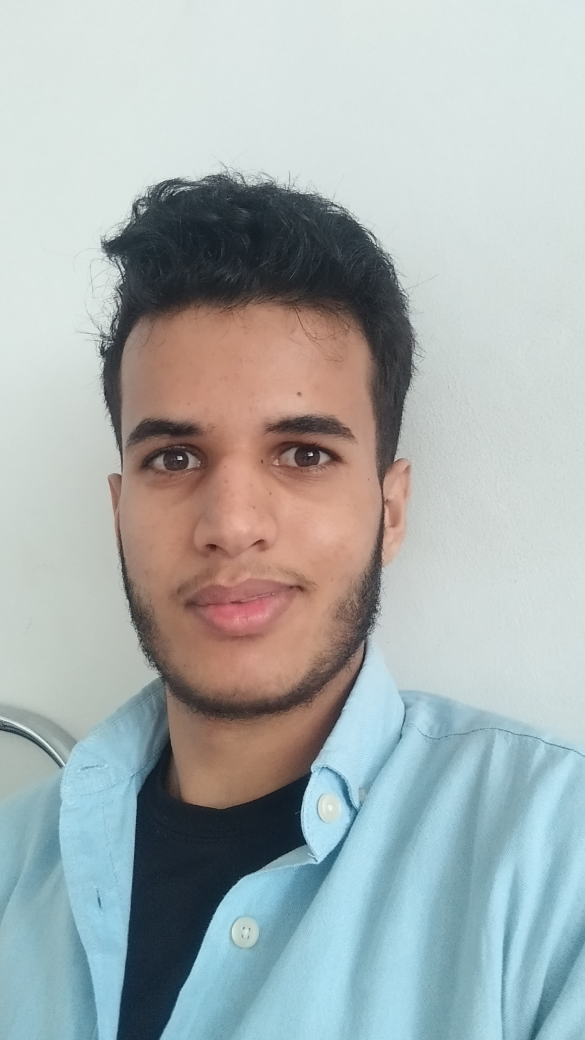
#> input picture PCD/3. Basic Operations on Digital Images/mypic.jpg, 2340 x 4160 px (shown at 1/4 size)
$ python image_processing.py
#> lines starting #> are read from the running program, lines starting #| are printed output that depends on the picture
# Import necessary libraries
import cv2
import numpy as np
import matplotlib.pyplot as plt

# Step 1: Load the image from your local directory
image_path = 'mypic.jpg'  # Your local image file
image = cv2.imread(image_path)
#> image is the input picture: shape (4160, 2340, 3); mean B, G, R 175.9, 176, 167.7

# Check if the image was loaded successfully
if image is None:
    print("Error: Image not found. Make sure 'mypic.jpg' is in the same folder as this script.")
    exit()

# Convert the image from BGR (OpenCV default) to RGB
image_rgb = cv2.cvtColor(image, cv2.COLOR_BGR2RGB)

# Step 2: Display the original image
plt.figure(figsize=(8, 6))
plt.title("Original Image")
plt.imshow(image_rgb)
plt.axis('off')
plt.show()

# Step 3: Cropping the image
# (y1:y2, x1:x2) — adjust these values as needed
cropped_image = image_rgb[50:200, 50:300]
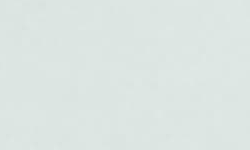
#> cropped_image: shape (150, 250, 3); mean R, G, B 220.6, 229.6, 226.6

plt.figure(figsize=(8, 6))
plt.title("Cropped Image")
plt.imshow(cropped_image)
plt.axis('off')
plt.show()

# Step 4: Resize the image
new_size = (300, 300)  # (width, height)
resized_image = cv2.resize(image_rgb, new_size)
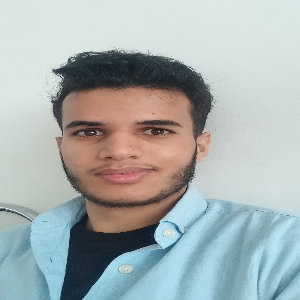
#> resized_image: shape (300, 300, 3); mean R, G, B 167.7, 175.9, 175.8

plt.figure(figsize=(8, 6))
plt.title("Resized Image")
plt.imshow(resized_image)
plt.axis('off')
plt.show()

# Step 5: Flip the image
flipped_horizontal = cv2.flip(image_rgb, 1)  # Horizontal flip
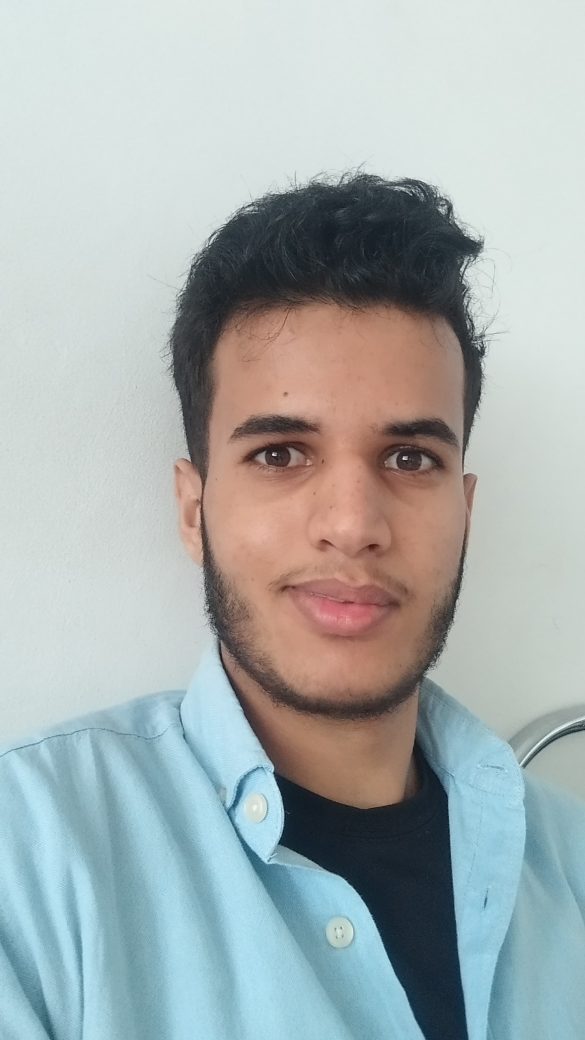
#> flipped_horizontal: shape (4160, 2340, 3) (shown at 1/4 size); mean R, G, B 167.7, 176, 175.9
flipped_vertical = cv2.flip(image_rgb, 0)    # Vertical flip
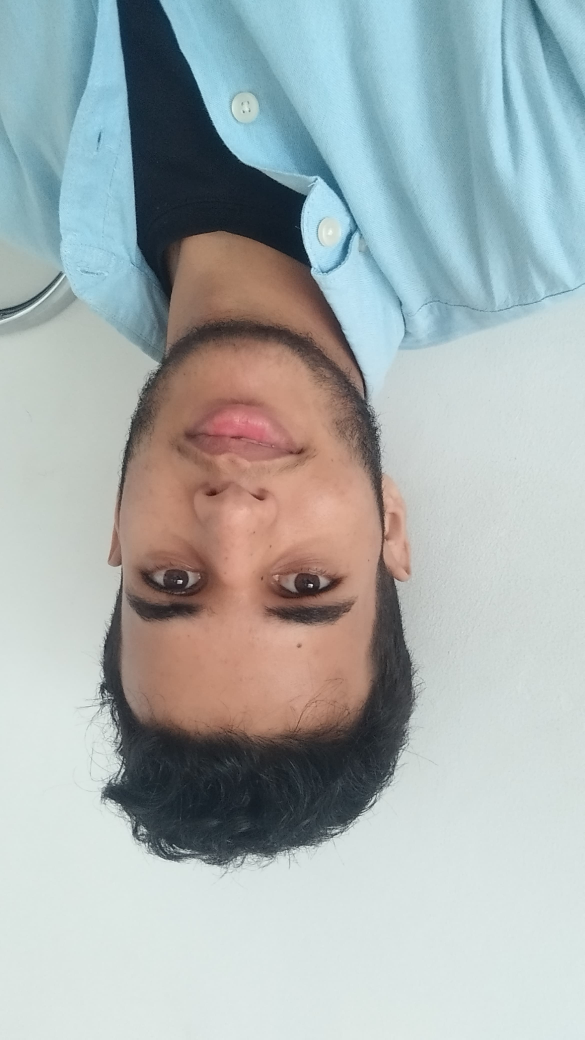
#> flipped_vertical: shape (4160, 2340, 3) (shown at 1/4 size); mean R, G, B 167.7, 176, 175.9

plt.figure(figsize=(12, 6))

plt.subplot(1, 2, 1)
plt.title("Flipped Horizontal")
plt.imshow(flipped_horizontal)
plt.axis('off')

plt.subplot(1, 2, 2)
plt.title("Flipped Vertical")
plt.imshow(flipped_vertical)
plt.axis('off')

plt.tight_layout()
plt.show()

# Step 6: Rotate the image
(h, w) = image_rgb.shape[:2]
#> h = 4160; w = 2340
center = (w // 2, h // 2)  # Rotation center
#> center = (1170, 2080)
angle = 45  # Rotation angle in degrees
scale = 1.0  # Scale factor

rotation_matrix = cv2.getRotationMatrix2D(center, angle, scale)
rotated_image = cv2.warpAffine(image_rgb, rotation_matrix, (w, h))
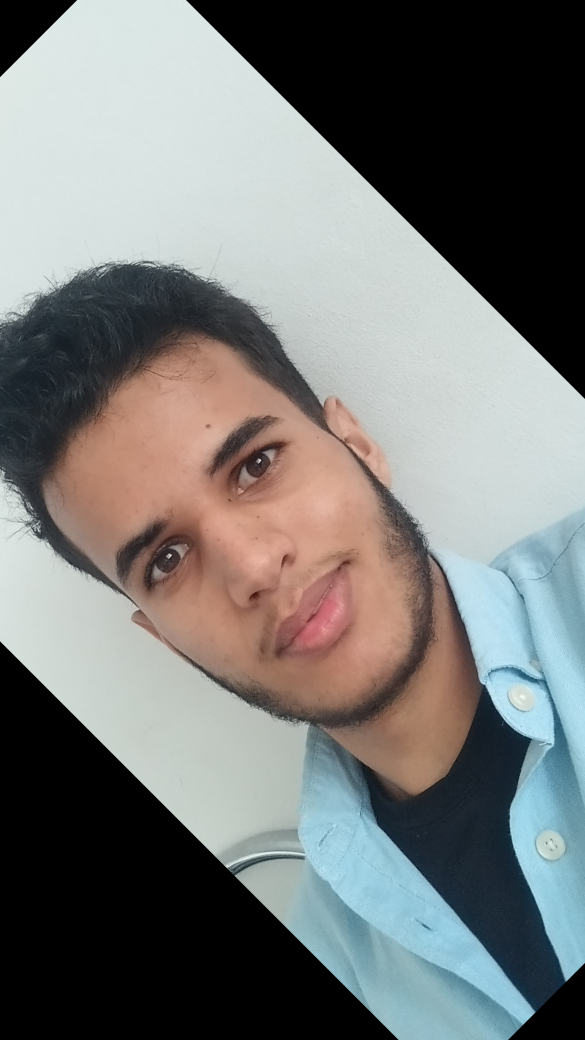
#> rotated_image: shape (4160, 2340, 3) (shown at 1/4 size); mean R, G, B 118.6, 119.7, 118.2

plt.figure(figsize=(8, 6))
plt.title("Rotated Image")
plt.imshow(rotated_image)
plt.axis('off')
plt.show()

# Step 7: Save processed images to files
cv2.imwrite("cropped_image.jpg", cv2.cvtColor(cropped_image, cv2.COLOR_RGB2BGR))
cv2.imwrite("resized_image.jpg", cv2.cvtColor(resized_image, cv2.COLOR_RGB2BGR))
cv2.imwrite("rotated_image.jpg", cv2.cvtColor(rotated_image, cv2.COLOR_RGB2BGR))

print("Process complete! Processed images have been saved.")
